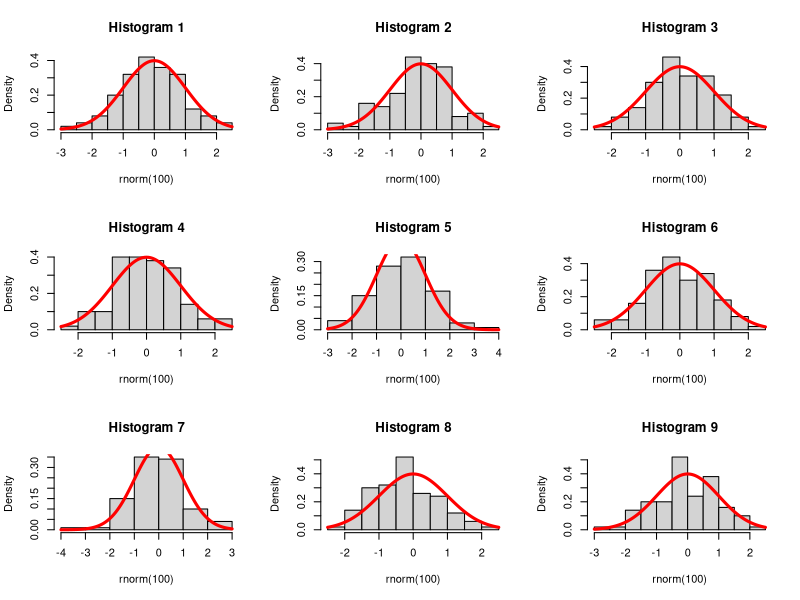
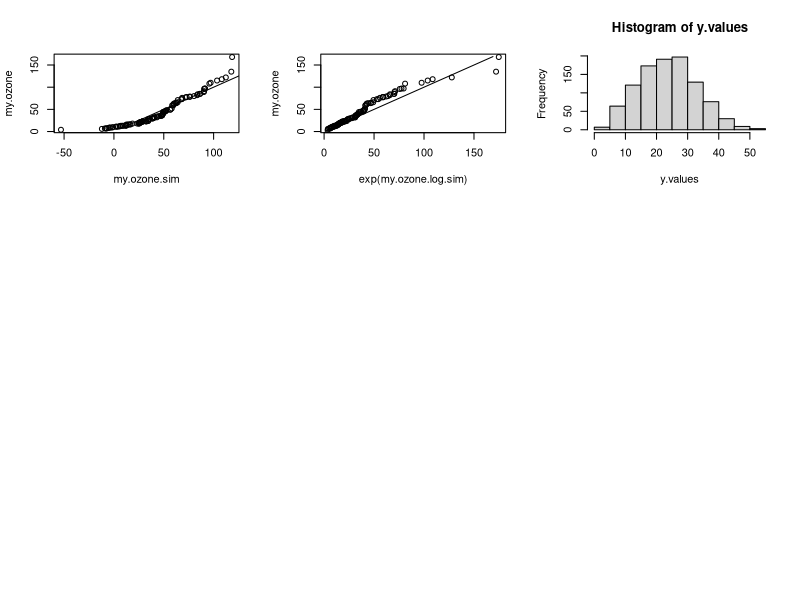

These figures' R source, in order:
##10-1
par(mfrow=c(3,3))

set.seed(779)
for (i in 1:9) {
	hist(rnorm(100), probability=TRUE, main=paste("Histogram",i))
	curve(dnorm, add=TRUE, col="red", lwd=3)
}

##10-2
my.ozone <- airquality$Ozone[!is.na(airquality$Ozone) & airquality$Ozone>1]
mean.1 <-mean(my.ozone)
sd.1 <-sd(my.ozone)

my.ozone.sim <- rnorm(length(my.ozone), mean=mean.1, sd=sd.1)

qqplot(my.ozone.sim, my.ozone)
lines(0:max(my.ozone)+10,
	0:max(my.ozone)+10)

mean.2 <- mean(log(my.ozone))
sd.2 <- sd(log(my.ozone))

my.ozone.log.sim <- rnorm(length(my.ozone), mean.2, sd.2)
qqplot(exp(my.ozone.log.sim), my.ozone)
lines(0:max(my.ozone)+1,
	0:max(my.ozone)+1)

##10-3
one.roll <- function() {
	x <- sum(sample(1:6,2,replace=TRUE))
	y <- sum(sample(1:6,x,replace=TRUE))
	y
}

set.seed(457778)
y.values <-replicate(1000,one.roll())
hist(y.values)
